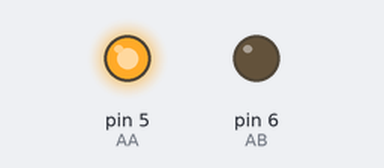
Recording of a sketch running on a simulated Arduino Uno, built with avr-gcc and run on an emulated ATmega328P. On the bench: output pins drawn as LEDs (lit = HIGH). At 6.0 s the program stops and its outputs stay as they are.

Above: at 0.1 s.
At 3.1 s:
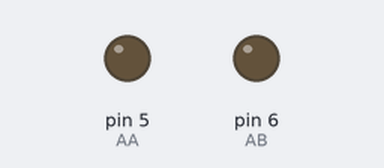
Timing chart, 0 to 4.6 s (numbered marks = the images above):
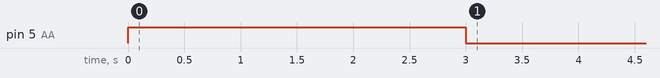

Measured:
- by itself, pin 5 (AA): LOW → HIGH at 0.00 s, → LOW 3.0 s later

The sketch:

waterpump.ino
```cpp
int AA = 5;
int AB = 6;

void setup() {
  pinMode(AA, OUTPUT);
  pinMode(AB, OUTPUT);
}

void loop() {
  digitalWrite(AA, HIGH);
  digitalWrite(AB, LOW);
  delay(3000);
  digitalWrite(AA, LOW);
  digitalWrite(AB, LOW);
  delay(3000);
  exit(0);

}
```
